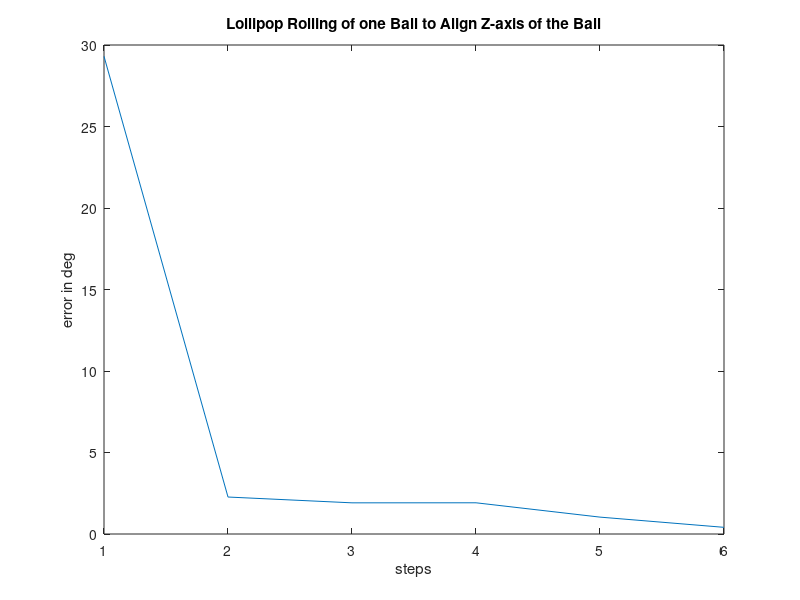
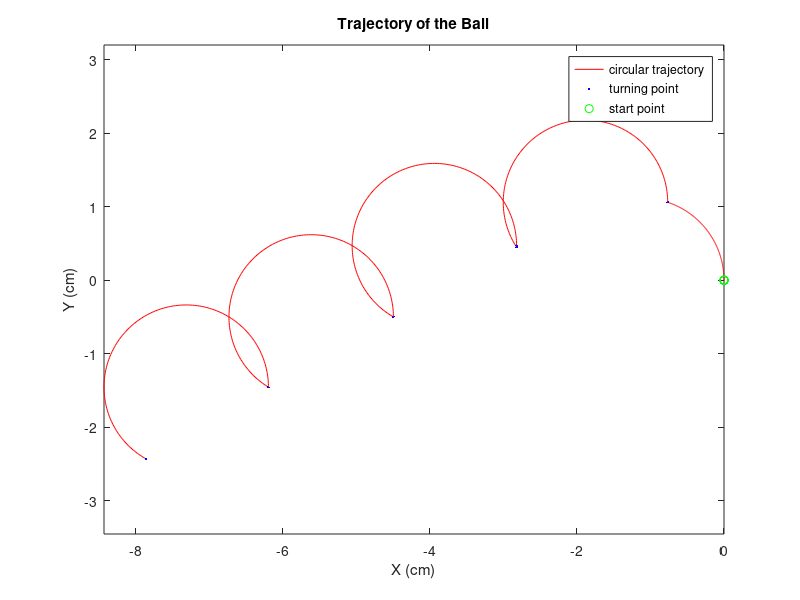

Source code (MATLAB) for these figures, in order:
function OneBallLolli(ang_x,ang_y)
%this function simulate the lollipop rolling of one ball whose Z-axis is
%randomly oriented. Our purpose of rolling the ball like this is to make
%the z-axis of the ball aligned to the world coordinates` z-axis.
%INPUT:
%ang_x: initial rotation around x-axis
%ang_y: initial rotation around y-axis
%================Optimization Varibles==================%
%!!!arc:the angle related to the arc along which the ball will roll
%================Optimization Varibles==================%
%alfac: we let the ball centered at the origin and pick up a point as
%the center of the circle the ball rolled along and this is the angle between 
%line segment of circle center and ball`s start point and the X axis of the
%world.
%R: radus of the circle.
%Yu Huang, 2015, E-mail: Michael.Williams.hy@gmail.com
format compact
if nargin<2
    ang_x = 0.7*pi;ang_y = 0.9*pi;
end
rad=1;
precision=0.01;
R=sqrt(5)/2;
rc=R*rad/sqrt(R.^2+rad.^2);
configBall=[0,0;0,0;0,rad]; %configuration of the ball`s z axis(2 point).
error_rec=zeros(1,100);
% arc_rec=zeros(1,1000);
%make the initial rotation:
configBall=RotateX(ang_x/rad)*RotateY(ang_y/rad)*configBall;
Zerror=1;
stp=0;
step1=zeros(1,100);
tra_arc=zeros(1,100);
while Zerror>precision
    stp=stp+1;
    step1(stp)=stp;
    StepArc=FindArc(configBall,R,rc,rad);
    tra_arc(stp)=StepArc;
    %make the lollipop rotation:
    configX=ArbAxisRotate([0,-R,0],[0,0,rad],-StepArc*R/rc,configBall);
    configBall=ArbAxisRotate([0,-R,0],[0,-R,1],StepArc,configX);
    %calculate the zaxis of the ball after rotation
    zaxis=configX(:,2)-configX(:,1);
    %make the objective function:
    Zerror=acos(zaxis(3));
    error_rec(stp)=Zerror;
end
%we first try several values of arc and choose one that could make the GDM
%work better!
%plot the error curve:
figure(1);
plot(step1(1:stp),180*error_rec(1:stp)/pi);
title('Lollipop Rolling of one Ball to Align Z-axis of the Ball');
xlabel('steps');
ylabel('error in deg');
%plot the trajectory:
interP=200; %we use the interpolation method to plot the arcs.
initP=[0,0];
for j=1:stp
    Xvar=zeros(1,interP+1);
    Yvar=zeros(1,interP+1);
    distanceP=tra_arc(j)/interP;
    for k=0:interP
        CtrAng=k*distanceP;
        Xvar(k+1)=R*cos(CtrAng)-R+initP(1);
        Yvar(k+1)=R*sin(CtrAng)+initP(2);
    end
    figure(2);
    title('Trajectory of the Ball');
    axis('equal');
    xlabel('X (cm)');
    ylabel('Y (cm)');
    plot(Xvar,Yvar,'r',Xvar(end),Yvar(end),'b.',0,0,'go');
    legend('circular trajectory','turning point','start point');
    hold on
    initP(1)=Xvar(end);
    initP(2)=Yvar(end);
end
end

function Y=ArbAxisRotate(initP,endP,RotAng,X)
%this function using quaternions to make rotation about arbitrary axis in
%the 3D space.
%INPUT:
%initP: initial point of the rotation axis
%endP: end point of the rotation axis
%RotAng:rotation angle
%X:matirx to be rotated
%Yu Huang 2015, Email: michael.williams.hy@gmail.com
axis_module=sqrt((endP(1)-initP(1)).^2+(endP(2)-initP(2)).^2+(endP(3)-initP(3)).^2); %normalize
% q=[cos(RotAng./2) RotAxis(1).*sin(RotAng./2)/axis_module RotAxis(2).*sin(RotAng./2)/axis_module RotAxis(3).*sin(RotAng./2)/axis_module];
% %making the quaternions for rotation
% Y=quatrotate(q,X);
a=initP(1);
b=initP(2);
c=initP(3);
u=(endP(1)-initP(1))/axis_module;
v=(endP(2)-initP(2))/axis_module;
w=(endP(3)-initP(3))/axis_module;
% x=X(1);
% y=X(2);
% z=X(3);
% Y=[(a*(v.^2+w.^2)-u*(b*v+c*w-u*x-v*y-w*z))*(1-cos(RotAng))+x*cos(RotAng)+(-c*v+b*w-w*y+v*z)*sin(RotAng);
%    (b*(u.^2+w.^2)-v*(a*u+c*w-u*x-v*y-w*z))*(1-cos(RotAng))+y*cos(RotAng)+(c*u-a*w+w*x-u*z)*sin(RotAng);
%    (c*(u.^2+v.^2)-w*(a*u+b*v-u*x-v*y-w*z))*(1-cos(RotAng))+z*cos(RotAng)+(-b*u+a*v-v*x+u*y)*sin(RotAng)];
RotMat=[u.^2+(v.^2+w.^2)*cos(RotAng),u*v*(1-cos(RotAng))-w*sin(RotAng),u*w*(1-cos(RotAng))+v*sin(RotAng),(a*(v.^2+w.^2)-u*(b*v+c*w))*(1-cos(RotAng))+(b*w-c*v)*sin(RotAng);
    u*v*(1-cos(RotAng))+w*sin(RotAng),v.^2+(u.^2+w.^2)*cos(RotAng),v*w*(1-cos(RotAng))-u*sin(RotAng),(b*(u.^2+w.^2)-v*(a*u+c*w))*(1-cos(RotAng))+(c*u-a*w)*sin(RotAng);
    u*w*(1-cos(RotAng))-v*sin(RotAng),v*w*(1-cos(RotAng))+u*sin(RotAng),w.^2+(u.^2+v.^2)*cos(RotAng),(c*(u.^2+v.^2)-w*(a*u+b*v))*(1-cos(RotAng))+(a*v-b*u)*sin(RotAng);
    0,0,0,1];
temp1=[X(1,1),X(1,2);X(2,1),X(2,2);X(3,1),X(3,2);1,1];
temp=RotMat*temp1;
Y=[temp(1,1),temp(1,2);temp(2,1),temp(2,2);temp(3,1),temp(3,2)];
end
function RxTh = RotateX(theta)
RxTh = [1,  0,  0;
    0, cos(theta), -sin(theta);
    0, sin(theta),  cos(theta)];
end
function RyTh = RotateY(theta)
RyTh = [ cos(theta), 0, sin(theta);
    0,  1,  0;
    -sin(theta), 0, cos(theta)];
end
%     function RzTh = RotateZ(theta)
%         RzTh = [cos(theta),  -sin(theta),0;
%             sin(theta),   cos(theta),0;
%             0,  0,  1];
%     end

function stepArc=FindArc(configBall,R,rc,rad)
trial_num=1000; %number of values for us to try.
trial_result=zeros(1,trial_num);
% syms arc
% arc=5;
% configXtemp=ArbAxisRotate([0,-R,0],[0,0,rad],-arc*R/rc,configBall);
% configXtemp=ArbAxisRotate([0,-R,0],[0,-R,1],arc,configXtemp);
% zaxistemp=configXtemp(:,2)-configXtemp(:,1);
% obj_fun=acos(zaxistemp(3));
for i=1:trial_num
    try_value=2*pi*i/trial_num;
    configXtemp=ArbAxisRotate([0,-R,0],[0,0,rad],-try_value*R/rc,configBall);
    configXtemp=ArbAxisRotate([0,-R,0],[0,-R,1],try_value,configXtemp);
    %calculate the zaxis of the ball after rotation
    zaxistemp=configXtemp(:,2)-configXtemp(:,1);
    trial_result(i)=acos(zaxistemp(3));
end
[~,in]=min(trial_result);
startP=2*pi*in/trial_num;
%do the gradient descent method:
% X_old=100;
stepArc=startP;

% while abs(X_old-X_new)>0.0000001
%     X_old=X_new;
%     gradF=vpa(subs(obj_fun,arc,X_new));
%     gamma=FindGamma(gradF,X_new);
%     X_new=X_old-gamma*gradF;
% end
% stepArc=X_new;
% % display(X_new);
% % zaxis0=configBall(:,2)-configBall(:,1);
% % error0=acos(zaxis0(3));
% % error1=subs(obj_fun,arc,X_new);
% % display('error0:');
% % display(error0*180/pi)
% % display('error1:');
% % display(error1*180/pi);
%     function gamma=FindGamma(gradF,X_new)
%         %I want to implement the 0.618 method, because I cannot add the function
%         %handle in matlab
%         a1=0;
%         b1=2;
%         GR=(sqrt(5)-1)/2; %global variable for Golden Section Search (https://en.wikipedia.org/wiki/Golden_section_search)
%         d1=GR*(b1-a1)+a1;
%         c1=b1-GR*(b1-a1);
%         while abs(c1-d1)>0.000000000001
%             ffc=subs(obj_fun,arc,X_new-gradF*c1);
%             ffd=subs(obj_fun,arc,X_new-gradF*d1);
%             if ffc<=ffd
%                 b1=d1;
%                 d1=c1;
%                 c1=b1-GR*(b1-a1);
%             else
%                 a1=c1;
%                 c1=d1;
%                 d1=a1+GR*(b1-a1);
%             end
%         end
%         gamma=(a1+b1)/2;
%     end
end